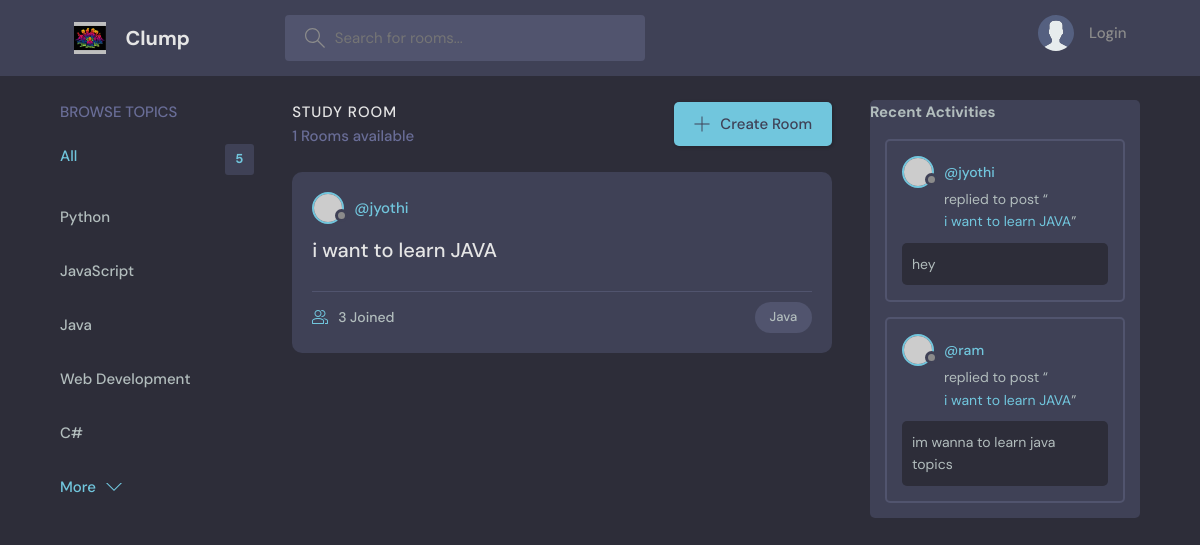
Screenshot of /?q=Java with the database file from the repository.
### base/models.py (models this page shows, shortened)
class Topic(models.Model):
    name=models.CharField(max_length=200)

class Room(models.Model):
    host=models.ForeignKey(User,on_delete=models.SET_NULL,null=True)
    topic=models.ForeignKey(Topic,on_delete=models.SET_NULL,null=True)
    name=models.CharField(max_length=200)
    description= models.TextField(null=True,blank=True) # It can be Null
    participants=models.ManyToManyField(User,related_name='participants',blank=True)
    update = models.DateTimeField(auto_now=True)
    created=models.DateTimeField(auto_now_add=True)
    class Meta:
        ordering=['-update','-created']
    def __str__(self): # The __str__ function is used add a string representation of a model's object
        return self.name

class Message(models.Model):
    user = models.ForeignKey(User,on_delete=models.CASCADE)
    room=models.ForeignKey(Room,on_delete=models.CASCADE)
    body=models.TextField()
    update = models.DateTimeField(auto_now=True)
    created=models.DateTimeField(auto_now_add=True)
    class Meta:
        ordering=['-update','-created']

### base/views.py (the view)
# urls.py: path("",views.home,name='home'),
def home(request):
    q=request.GET.get('q') if request.GET.get('q')!= None else ''
    rooms=Room.objects.filter(
        Q(topic__name__contains=q) |
        Q(name__icontains=q)|
        Q(description__icontains=q)
        )
    topics = Topic.objects.all()
    room_messages=Message.objects.filter(Q(room__topic__name__icontains=q))
    context={'rooms':rooms,'topics':topics,'room_messages':room_messages}
    return render(request,'base/home.html',context)

### base/templates/base/home.html (shortened to what this page needs)
{% extends 'main.html' %}
{% block content %}
 <main class="layout layout--3">
      <div class="container">
        {% include 'base/topic_component.html' %}
        <div class="roomList">
          <div class="roomList__header">
            <div>
              <h2>Study Room</h2>
              <p>{{rooms.count}} Rooms available</p>
            </div>
            <a class="btn btn--main" href="{% url 'create-room' %}">
              <svg version="1.1" xmlns="http://www.w3.org/2000/svg" width="32" height="32" viewBox="0 0 32 32">
                <title>add</title>
                <path
                  d="M16.943 0.943h-1.885v14.115h-14.115v1.885h14.115v14.115h1.885v-14.115h14.115v-1.885h-14.115v-14.115z"
                ></path>
              </svg>
              Create Room
            </a>
          </div>
            {% include 'base/feed_component.html' %}
        </div>
        {% include 'base/activity_component.html' %}
      </div>
    </main>
{% endblock %}

### base/templates/base/topic_component.html
<div class="topics">
    <div class="topics__header">
      <h2>Browse Topics</h2>
    </div>
    <ul class="topics__list">
      <li>
        <a href="{% url 'home' %}" class="active">All <span>{{topics.count}}</span></a>
      </li>
      {% for topic in topics %}
      <li>
        <a href="{% url 'home' %}?q={{topic.name}}">{{topic.name}}</a>
      </li>
      {% endfor %}
    </ul>
    <button class="btn btn--link" href="/">
      More
      <svg version="1.1" xmlns="http://www.w3.org/2000/svg" width="32" height="32" viewBox="0 0 32 32">
        <title>chevron-down</title>
        <path d="M16 21l-13-13h-3l16 16 16-16h-3l-13 13z"></path>
      </svg>
    </button>
  </div>

### base/templates/base/feed_component.html (shortened to what this page needs)
{% for room in rooms %}
<div class="roomListRoom">
    <div class="roomListRoom__header">
      <a href="{url user-profile room.host.id %}" class="roomListRoom__author">
        <div class="avatar avatar--small">
          <img src="https://randomuser.me/api/portraits/women/11.jpg" />
        </div>
        <span>@{{room.host.username}}</span>
      </a>
    </div>
    <div class="roomListRoom__content">
      <a href="{% url 'room' room.id %}">{{room.name}}</a>
    </div>
    <div class="roomListRoom__meta">
      <a href="{% url 'room' room.id %}" class="roomListRoom__joined">
        {{room.participants.all.count}} Joined
      </a>
      <p class="roomListRoom__topic">{{room.topic.name}}</p>
    </div>
  </div>
{% endfor %}

### base/templates/base/activity_component.html (shortened to what this page needs)
<div class="activities">
    <div class="activities_header">
      <h2>Recent Activities</h2>
    </div>
    {% for message in room_messages %}
    <div class="activities__box">
      <div class="activities__boxHeader roomListRoom__header">
        <a href="{%  url 'user-profile' message.user.id %}" class="roomListRoom__author">
          <div class="avatar avatar--small">
            <img src="https://randomuser.me/api/portraits/women/11.jpg" />
          </div>
          <p>
            @{{message.user}}
          </p>
        </a>
      </div>
      <div class="activities__boxContent">
        <p>replied to post “<a href="{% url 'room' message.room.id %}">{{message.room}}</a>”</p>
        <div class="activities__boxRoomContent">
          {{message.body}}
        </div>
      </div>
    </div>
    {% endfor %}
</div>

### rows the page displays
Topic: name "Python"
Topic: name "JavaScript"
Topic: name "Java"
Topic: name "Web Development"
Topic: name "C#"
Room: host.username "jyothi", name "i want to learn JAVA", participants.all.count "3", topic.name "Java"
Message: user "jyothi", room "i want to learn JAVA", body "hey"
Message: user "ram", room "i want to learn JAVA", body "im wanna to learn java topics"

### other values shown
{{ topics.count }} "5"
{{ rooms.count }} "1"
